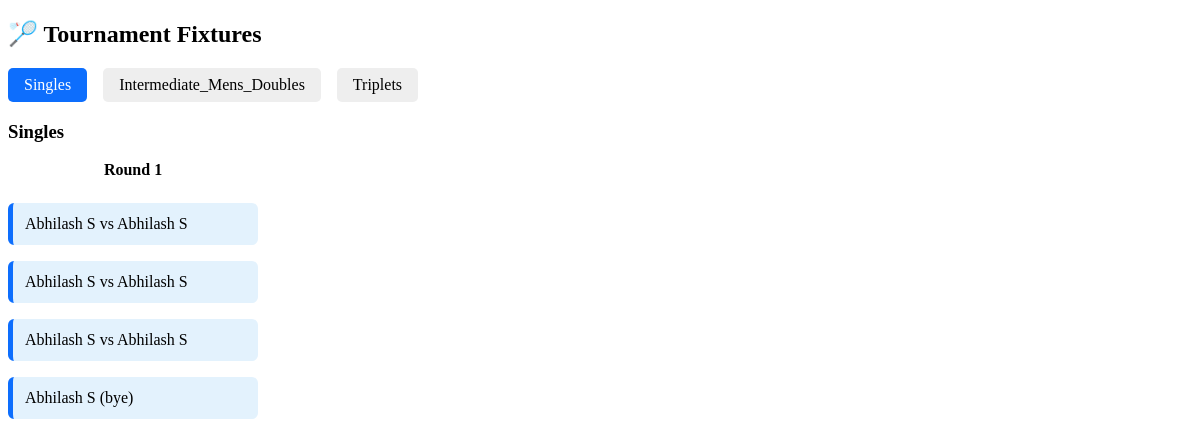
/fixture_view, run on the app's committed database.
### registration/models.py (models this page shows, shortened)
class TournamentRegistration(models.Model):
    player_name = models.CharField(max_length=100)
    partner_name = models.CharField(max_length=100, blank=True, null=True)
    phone_number = models.CharField(max_length=15, blank=True, null=True)  # Player's phone number
    partner_phone_number = models.CharField(max_length=15, blank=True, null=True)  # New field
    player_email = models.EmailField(blank=True, null=True)  # New field
    partner_email = models.EmailField(blank=True, null=True)  # New field
    partner_2_name = models.CharField(max_length=100, blank=True, null=True)
    partner_2_number = models.CharField(max_length=15, blank=True, null=True)  # Player's phone number
    partner_2_email = models.EmailField(blank=True, null=True)  # New field
    category = models.CharField(max_length=50, choices=CATEGORY_CHOICES)
    payment_status = models.CharField(max_length=20, default='Pending')  # Payment status

### players/views.py (the view)
# urls.py: path('fixture_view', views.fixture_view, name='fixture_view'),
def fixture_view(request):
    registrations = TournamentRegistration.objects.all()
    fixtures = defaultdict(list)
    for reg in registrations:
        category = reg.category
        if category == 'singles':
            team = reg.player_name
        elif category in ['beginner_men_doubles', 'intermediate_men_doubles',
                          'intermediate_plus_mens_doubles', 'womens_doubles', 'mixed_doubles']:
            team = f"{reg.player_name} & {reg.partner_name}"
        elif category == 'triplets':
            team = f"{reg.player_name} & {reg.partner_name} & {reg.partner_2_name}"
        else:
            team = reg.player_name
        fixtures[category].append(team)
    bracket_data = {}
    for category, teams in fixtures.items():
        rounds = []
        round1 = []
        for i in range(0, len(teams), 2):
            if i + 1 < len(teams):
                match = f"{teams[i]} vs {teams[i+1]}"
            else:
                match = f"{teams[i]} (bye)"
            round1.append(match)
        rounds.append(('Round 1', round1))
        bracket_data[category] = rounds
    return render(request, 'fixtures_chat.html', {'bracket_data': bracket_data})

### players/templates/fixtures_chat.html (shortened to what this page needs)
{% load static %}
<!DOCTYPE html>
<html lang="en">
<head>
</head>
<body>
  <h2>🏸 Tournament Fixtures</h2>
  <div class="tabs">
    {% for category, rounds in bracket_data.items %}
      <div class="tab" id="tab-{{ category|slugify }}" onclick="switchTab('{{ category|slugify }}')">
        {{ category|title}}
      </div>
    {% endfor %}
  </div>
  {% for category, rounds in bracket_data.items %}
    <div id="{{ category|slugify }}" class="bracket-section">
      <h3>{{ category|title}}</h3>
      <div class="bracket">
        {% for round_name, matches in rounds %}
          <div class="round">
            <div class="stage-title">{{ round_name }}</div>
            {% for match in matches %}
              <div class="match">{{ match }}</div>
            {% endfor %}
          </div>
        {% endfor %}
      </div>
    </div>
  {% endfor %}
</body>
</html>

### players/templates/fixtures_chat.html (style rules this page uses)
.tabs { display: flex; gap: 1rem; margin-bottom: 1rem; flex-wrap: wrap; }
.tab { padding: 0.5rem 1rem; background: #eee; cursor: pointer; border-radius: 5px; }
.tab.active { background: #0d6efd; color: #fff; }
.bracket-section { display: none; }
.bracket-section.active { display: block; }
.bracket { display: grid; grid-template-columns: repeat(1, 250px); gap: 2rem; overflow-x: auto; }
.round { display: flex; flex-direction: column; gap: 1rem; }
.match { background: #e3f2fd; border-left: 5px solid #0d6efd; padding: 0.75rem; border-radius: 6px; }
.stage-title { font-weight: bold; text-align: center; margin-bottom: 0.5rem; }

### data on the page
TournamentRegistration: bracket_data "Singles", bracket_data "Singles"
TournamentRegistration: bracket_data "Intermediate_Mens_Doubles"
TournamentRegistration: bracket_data "Triplets"

### other printed values
{{ round_name }} "Round 1"
{{ match }} "Abhilash S vs Abhilash S" "Abhilash S vs Abhilash S" "Abhilash S vs Abhilash S" "Abhilash S (bye)"
